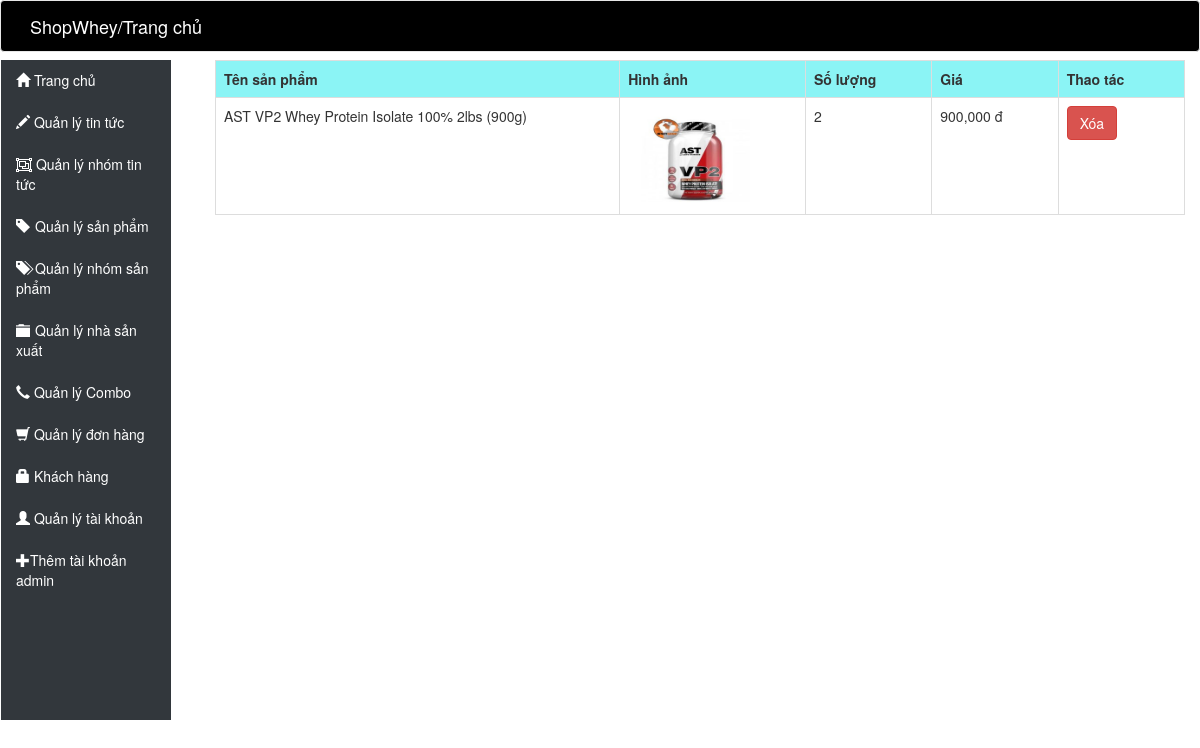
Page /admin/Index.php?page=xemdonhangchitiet&&dh=38 on the committed database.
### tables this page shows
CREATE TABLE IF NOT EXISTS `tbl_bill_detail` (
`Id` int(11) NOT NULL,
  `bill_id` int(11) NOT NULL,
  `product_id` int(11) NOT NULL,
  `soLuong` int(11) NOT NULL
);

CREATE TABLE IF NOT EXISTS `tbl_product_detail` (
`IdProduct` int(156) NOT NULL,
  `NameProduct` varchar(156) NOT NULL,
  `OldPrice` int(156) NOT NULL,
  `NewPrice` int(156) NOT NULL,
  `IdProducer` int(156) NOT NULL,
  `Description` varchar(10000) NOT NULL,
  `IdGroupProduct` int(156) NOT NULL,
  `Amount` int(156) NOT NULL,
  `Image` varchar(500) NOT NULL
);

### admin/View/xemdonhangchitiet.php (the view, shortened to what this page needs)
<head>
</head>
	<table class="table table-striped table-hover table-bordered animated zoomIn">
		<tr>
			<td style="font-weight: bold; background: #8bf4f5;">Tên sản phẩm</td>
			<td style="font-weight: bold; background: #8bf4f5;">Hình ảnh</td>
			<td style="font-weight: bold; background: #8bf4f5;">Số lượng</td>
			<td style="font-weight: bold; background: #8bf4f5;">Giá</td>
			<td style="font-weight: bold; background: #8bf4f5;">Thao tác</td>
		</tr>
		<?php
			include("../connection.php");
			$dh = $_GET['dh'];
			$sql = "SELECT* FROM tbl_bill_detail INNER JOIN tbl_product_detail ON tbl_bill_detail.product_id = tbl_product_detail.IdProduct WHERE bill_id = '".$dh."'";
			$query = mysqli_query($conn, $sql);
			while ($row = mysqli_fetch_array($query)) {
		?>
		<tr>
			<td><?php echo($row["NameProduct"]) ?></td>
			<td><img src="<?php echo('../'.$row['Image']); ?>" class="anh_tintuc"></td>
			<td><?php echo($row["soLuong"]) ?></td>
			<td><?php echo(number_format($row["NewPrice"])." đ") ?></td>
			<td><a class="btn btn-danger" href="View/xoadonhang.php?dhct=<?php echo $row["Id"] ?>">Xóa</a></td>
		</tr>
		<?php
			}
		?>
</table>

### admin/View/xemdonhangchitiet.php (style rules this page uses)
td { width: 100px; white-space: nowrap; overflow: hidden; text-overflow: ellipsis; }
.anh_tintuc { width: 130px; height: 100px; }

### rows in the picture
tbl_bill_detail: product.NameProduct "AST VP2 Whey Protein Isolate 100% 2lbs (900g)", product.Image (picture), soLuong "2", product.NewPrice "900,000"
